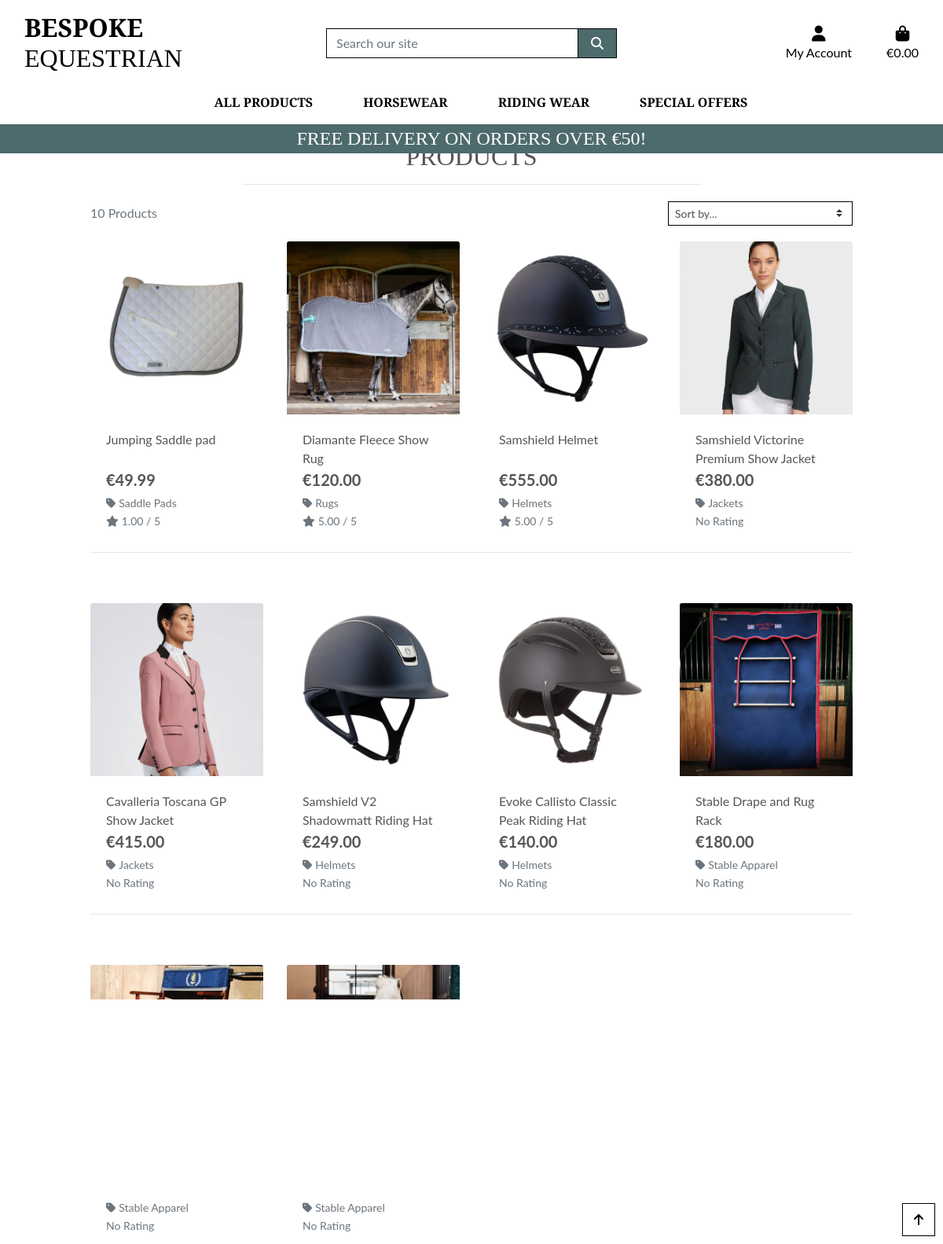
Screenshot of /products/ with the database file from the repository.
### products/models.py (models this page shows, shortened)
class Product(models.Model):
    category = models.ForeignKey('Category', null=True, blank=True, on_delete=models.SET_NULL)
    sku = models.CharField(max_length=254, null=True, blank=True)
    name = models.CharField(max_length=254)
    description = models.TextField()
    has_sizes = models.BooleanField(default=False, null=True, blank=True)
    has_colors =models.BooleanField(default=False, null=True, blank=True)
    price = models.DecimalField(max_digits=6, decimal_places=2)
    rating = models.DecimalField(max_digits=6, decimal_places=2, null=True, blank=True)
    image_url = models.URLField(max_length=1024, null=True, blank=True)
    image = models.FileField(null=True, blank=True)

class Category(models.Model):
    name = models.CharField(max_length=254)
    friendly_name = models.CharField(max_length=254, null=True, blank=True)

### products/views.py (the view, shortened to what this page needs)
# urls.py: path('', views.all_products, name='products'),
def all_products(request):
    products = Product.objects.all()
    query = None
    categories = None
    sort = None
    direction = None
    current_sorting = f'{sort}_{direction}'
    context = {
        'products': products,
        'search_term': query,
        'current_categories': categories,
        'current_sorting': current_sorting,
    }
    return render(request, 'products/products.html', context)

### bag/contexts.py (called while the page is built, shortened)
def bag_contents(request):
    bag_items = []
    total = 0
    product_count = 0
    bag = request.session.get('bag', {})
    if total < settings.FREE_DELIVERY_THRESHOLD:
        delivery = total * Decimal(settings.STANDARD_DELIVERY_PERCENTAGE / 100)
        free_delivery_delta = settings.FREE_DELIVERY_THRESHOLD - total
    else:
        delivery = 0
        free_delivery_delta = 0
    grand_total = delivery + total
    context = {
        'bag_items': bag_items,
        'total': total,
        'product_count': product_count,
        'delivery': delivery,
        'free_delivery_delta': free_delivery_delta,
        'free_delivery_threshold': settings.FREE_DELIVERY_THRESHOLD,
        'grand_total': grand_total,
    }
    return context

### products/templates/products/products.html (shortened to what this page needs)
{% extends "base.html" %}
{% load static %}
{% block page_header %}
<div class="container header-container">
</div>
{% endblock %}
{% block content %}
<div class="overlay"></div>
<div class="container-fluid">
    <div class="row">
        <div class="col text-center mt-3">
            <h2 class="logo-font">Products</h2>
            <hr class="w-50 mb-1">
        </div>
    </div>
    <div class="row">
        <div class="product-container col-10 offset-1">
            <div class="row mt-1 mb-2">
                <div class="col-12 col-md-6 my-auto order-md-last d-flex justify-content-center justify-content-md-end">
                    <div class="sort-select-wrapper w-50">
                        <select id="sort-selector"
                            class="custom-select custom-select-sm rounded-0 border border-{% if current_sorting != 'None_None' %}info{% else %}black{% endif %}">
                            <option value="reset" {% if current_sorting == 'None_None' %}selected{% endif %}>Sort by...
                            </option>
                        </select>
                    </div>
                </div>
                <div class="col-12 col-md-6 order-md-first">
                    <p class="text-muted mt-3 text-center text-md-left">
                        {{ products|length }} Products
                    </p>
                </div>
            </div>
            <div class="row">
                {% for product in products %}
                <div class="col-sm-6 col-md-6 col-lg-4 col-xl-3">
                    <div class="card h-100 border-0">
                        {% if product.image %}
                        <a href="{% url 'product_detail' product.id %}">
                            <img class="card-img-top img-fluid" src="{{ product.image.url }}" alt="{{ product.name }}">
                        </a>
                        {% else %}
                        <a href="{% url 'product_detail' product.id %}">
                            <img class="card-img-top img-fluid" src="{{ MEDIA_URL }}noimage.png"
                                alt="{{ product.name }}">
                        </a>
                        {% endif %}
                        <div class="card-body pb-0">
                            <p class="mb-0">{{ product.name }}</p>
                        </div>
                        <div class="card-footer bg-white pt-0 border-0 text-left">
                            <div class="row">
                                <div class="col">
                                    <p class="lead mb-0 text-left font-weight-bold">€{{ product.price }}</p>
                                    {% if product.category %}
                                    <p class="small mt-1 mb-0">
                                        <a class="text-muted"
                                            href="{% url 'products' %}?category={{ product.category.name }}">
                                            <i class="fas fa-tag mr-1"></i>{{ product.category.friendly_name }}
                                        </a>
                                    </p>
                                    {% endif %}
                                    {% if product.rating %}
                                    <small class="text-muted"><i class="fas fa-star mr-1"></i>{{ product.rating }} /
                                        5</small>
                                    {% else %}
                                    <small class="text-muted">No Rating</small>
                                    {% endif %}
                                </div>
                            </div>
                        </div>
                    </div>
                </div>
                {% if forloop.counter|divisibleby:4 %}
                <div class="col-12 d-none d-xl-block mb-5">
                    <hr>
                </div>
                {% endif %}
                {% endfor %}
            </div>
        </div>
    </div>
</div>
<div class="btt-button shadow-sm rounded-0 border border-black">
    <a class="btt-link d-flex h-100">
        <i class="fas fa-arrow-up text-black mx-auto my-auto"></i>
    </a>
</div>
{% endblock %}

### static/css/base.css (style rules this page uses)
html { height: 100%; }
body { background: url('/media/hero2.webp') no-repeat center center/cover; height: calc(100vh - 164px); background-size: cover; color: #555; font-family: 'Lato'; }
.logo-font { text-transform: uppercase; font-family: 'Playfair Display' }
.text-black { color: #000 !important; }
.border-black { border: 1px solid black !important; }
.overlay { height: 100%; width: 100%; top: 0; left: 0; position: fixed; background: white; z-index: -1; }
.btt-button { height: 42px; width: 42px; position: fixed; bottom: 10px; right: 10px; }
.btt-link, .update-link, .remove-item { cursor: pointer; }
@media (min-width: 1200px) { .container { max-width: 80%; } }
@media (min-width: 992px) { .header-container { padding-top: 164px; } }

### rows the page displays
Product: image (picture), name "Jumping Saddle pad", price "49.99", category.friendly_name "Saddle Pads", rating "1.00"
Product: image (picture), name "Diamante Fleece Show Rug", price "120.00", category.friendly_name "Rugs", rating "5.00"
Product: image (picture), name "Samshield Helmet", price "555.00", category.friendly_name "Helmets", rating "5.00"
Product: image (picture), name "Samshield Victorine Premium Show Jacket", price "380.00", category.friendly_name "Jackets", shows "No Rating"
Product: image (picture), name "Cavalleria Toscana GP Show Jacket", price "415.00", category.friendly_name "Jackets", shows "No Rating"
Product: image (picture), name "Samshield V2 Shadowmatt Riding Hat", price "249.00", category.friendly_name "Helmets", shows "No Rating"
Product: image (picture), name "Evoke Callisto Classic Peak Riding Hat", price "140.00", category.friendly_name "Helmets", shows "No Rating"
Product: image (picture), name "Stable Drape and Rug Rack", price "180.00", category.friendly_name "Stable Apparel", shows "No Rating"
Product: image (picture), category.friendly_name "Stable Apparel", shows "No Rating"
Product: image (picture), category.friendly_name "Stable Apparel", shows "No Rating"

### other values shown
{{ free_delivery_threshold }} "50"
{{ products|length }} "10"
